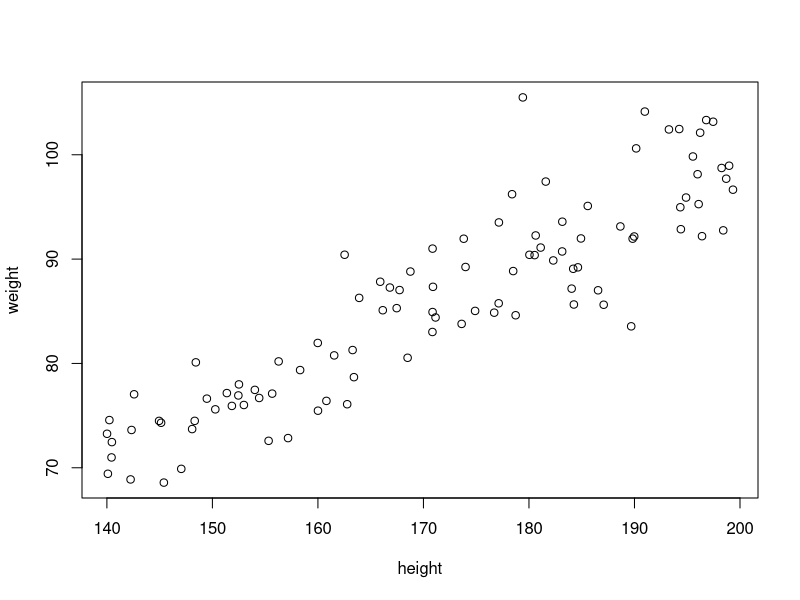
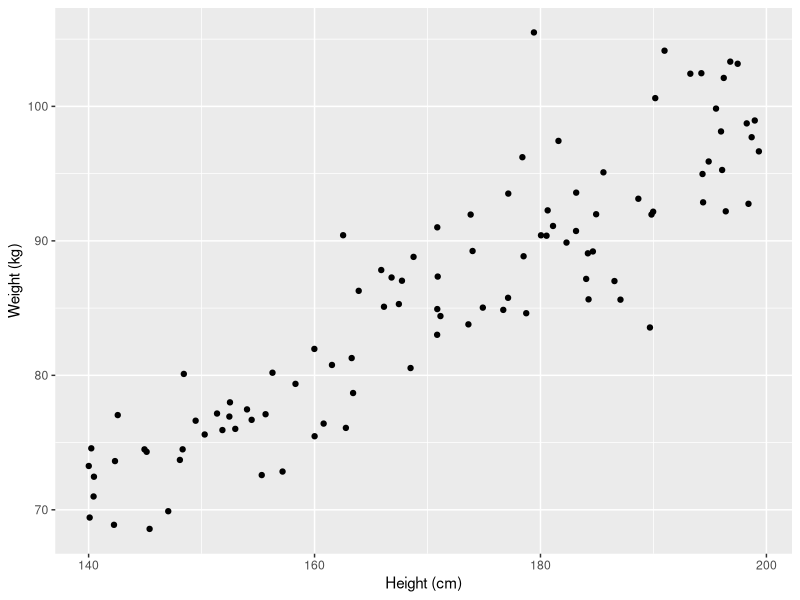
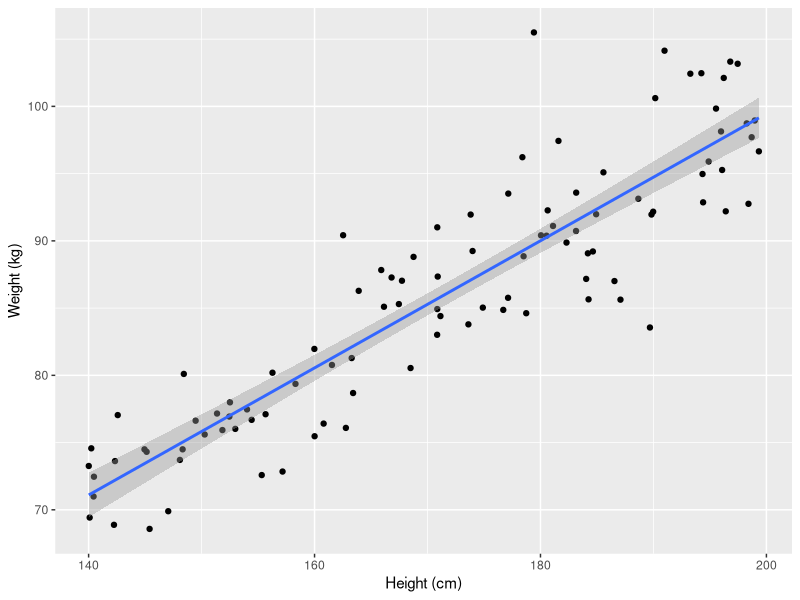
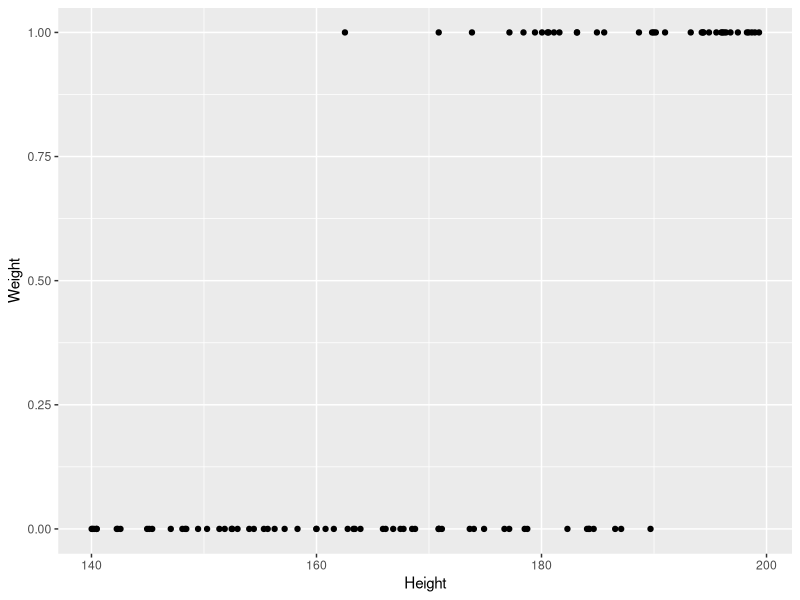
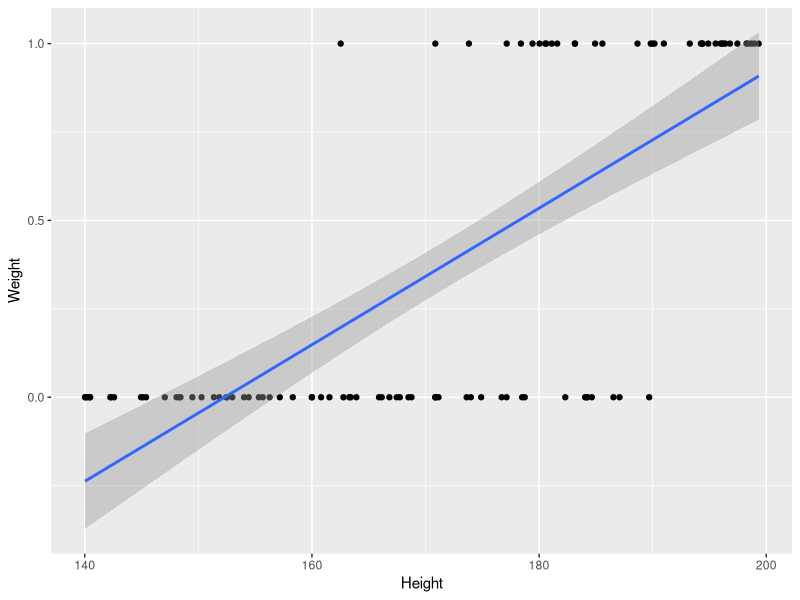
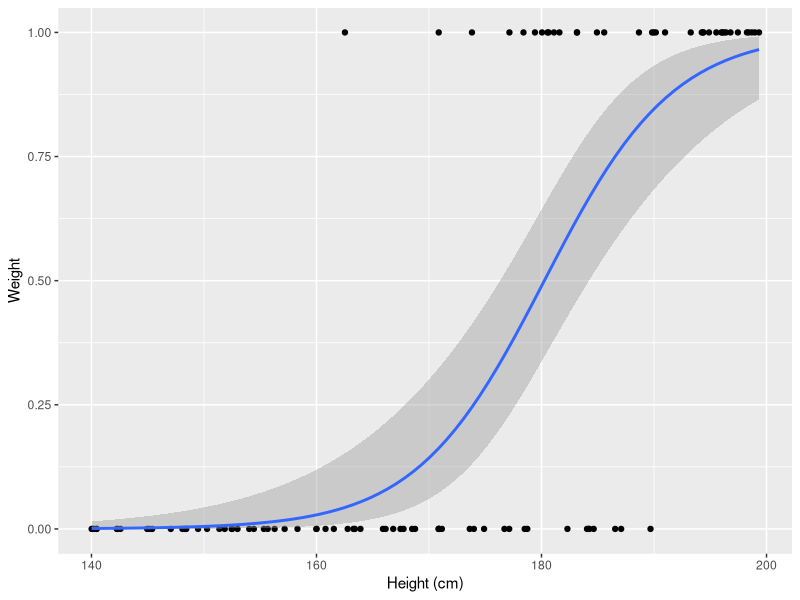
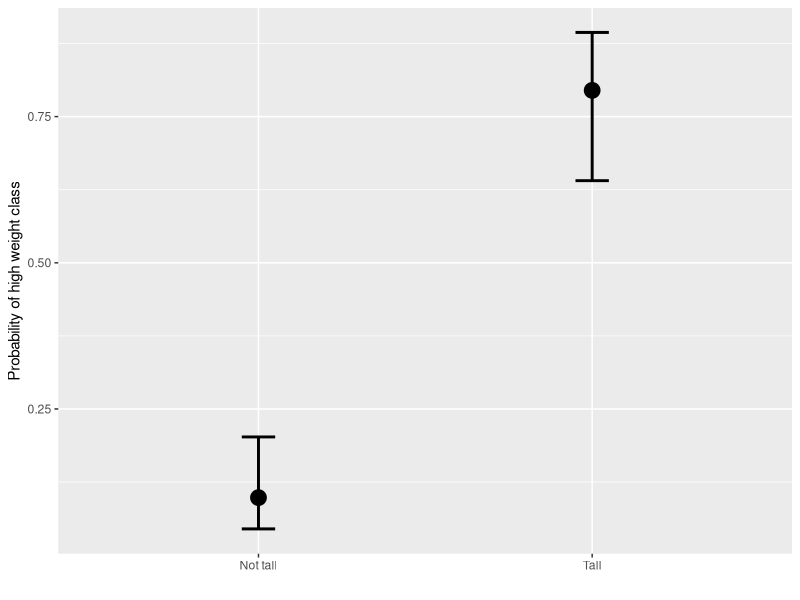
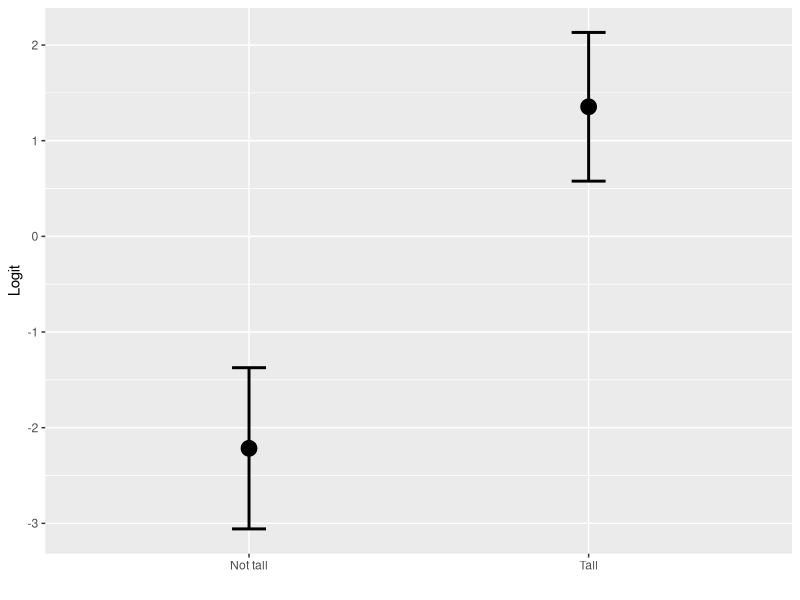

Here is the R script that generated these plots, in order:
# Explains linear regression for chapter on Bayesian regression analysis

IMAGE_FOLDER <- 'C:/Users/geitb/Dropbox/monograph_orthography/images_ch7_regression'

set.seed(42)
height <- runif(n=100, min=140, max=200)
weight <- height / (2 + rnorm(100)/10)
plot(height, weight)  

lin.model <- lm(weight ~ height)
summary(lin.model)

dat <- data.frame(height, weight)
dat
library('ggplot2')

raw <- ggplot(dat, aes(height, weight)) +            
  geom_point() +
  labs(x = 'Height (cm)', y = 'Weight (kg)')
raw

ggsave(file.path(IMAGE_FOLDER, 'raw_data.png'))

# RAW PLUS LINEAR MODEL
raw +                                  
  stat_smooth(method = "lm", 
              formula = y ~ x, 
              geom = "smooth") +
  labs(x = 'Height (cm)', y = 'Weight (kg)')
ggsave(file.path(IMAGE_FOLDER, 'lin_model.png'))

# WEIGHT CATEGORIES, LOGISTIC REGRESSION
dat$heavy_weight <- ifelse(dat$weight > 90, 1, 0)

raw_categ <- ggplot(dat, aes(height, heavy_weight)) +            
  geom_point() +
  labs(x = 'Height', y = 'Weight')
raw_categ
ggsave(file.path(IMAGE_FOLDER, 'raw_categ_data.png'))

raw_categ +                                
  stat_smooth(method = "lm", 
              formula = y ~ x, 
              geom = "smooth") +
  labs(x = 'Height', y = 'Weight')
ggsave(file.path(IMAGE_FOLDER, 'raw_categ_lin_model.png'))

# Logistic plot
raw_categ +                                      
  stat_smooth(method = "glm",
              method.args = list(family = "binomial"),
              formula = y ~ x, 
              geom = "smooth") +
  labs(x = 'Height (cm)', y = 'Weight')
ggsave(file.path(IMAGE_FOLDER, 'raw_categ_log_model.png'))

# WEIGHT AND HEIGHT CATEGORIES
dat$is_tall <- ifelse(dat$height > 180, 1, 0) |> as.factor()
dat$heavy_weight <- dat$heavy_weight |> as.factor()

# MAKE TABLE OF CATEGORIES
table(dat$is_tall, dat$heavy_weight)

# fit model
categ_model <- glm(heavy_weight ~ is_tall, data=dat, family='binomial')
coefs <- summary(categ_model)$coefficients |> as.data.frame()
coefs$tallness <- c('Not tall', 'Tall')

summary(categ_model)
################################

pred_df <- data.frame(is_tall = c(0, 1))
pred_df$is_tall <- pred_df$is_tall |> as.factor()
preds <- predict(categ_model, newdata = pred_df, se.fit = TRUE)

pred_df$heavy_weight_logit <- preds$fit
pred_df$upper_logit <- preds$fit + 1.96 * preds$se.fit
pred_df$lower_logit <- preds$fit - 1.96 * preds$se.fit

pred_df$heavy_weight <- exp(preds$fit)/(1 + exp(preds$fit))
pred_df$upper <- exp(preds$fit + 1.96 * preds$se.fit)/
  (1 + exp(preds$fit + 1.96 * preds$se.fit))
pred_df$lower <- exp(preds$fit - 1.96 * preds$se.fit)/
  (1 + exp(preds$fit - 1.96 * preds$se.fit))
pred_df

ggplot(pred_df, aes(is_tall, heavy_weight)) +
  geom_errorbar(aes(ymin = lower, ymax = upper), 
                color = "black",
                linewidth = 1, 
                width = 0.1, 
                #alpha = 0.5
                ) +
  geom_point(size = 5) +
  scale_x_discrete('', labels=c('Not tall', 'Tall')) +
  ylab('Probability of high weight class')

ggsave(file.path(IMAGE_FOLDER, 'discrete_probabilities.png'))

ggplot(pred_df, aes(is_tall, heavy_weight_logit)) +
  geom_errorbar(aes(ymin = lower_logit, ymax = upper_logit), 
                color = "black",
                linewidth = 1, 
                width = 0.1, 
                #alpha = 0.5
  ) +
  geom_point(size = 5) +
  scale_x_discrete('', labels=c('Not tall', 'Tall')) +
  ylab('Logit')

ggsave(file.path(IMAGE_FOLDER, 'discrete_logits.png'))
